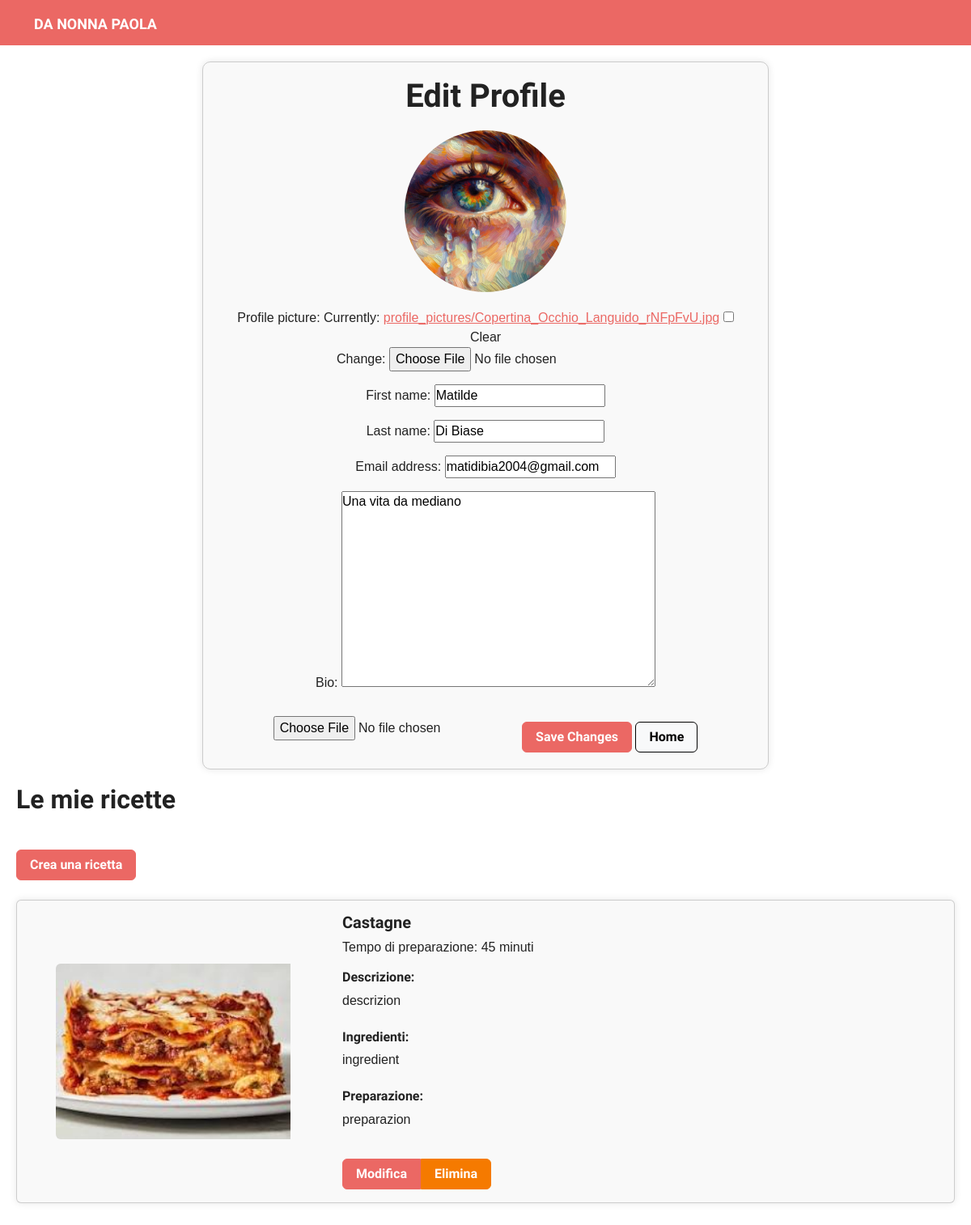
Page /my-profile (signed in) on the committed database.
### pages/models.py (models this page shows, shortened)
class CustomUser(AbstractUser):
    bio = models.TextField(blank=True, null=True)
    profile_picture = models.ImageField(upload_to='profile_pictures/', blank=True, null=True)

class Recipe(models.Model):
    user = models.ForeignKey(settings.AUTH_USER_MODEL, related_name='recipes_created', on_delete=models.CASCADE)
    title = models.CharField(max_length=200)
    slug = models.SlugField(max_length=200, blank=True)
    image = models.ImageField(upload_to='recipes/%Y/%m/%d')
    description = models.TextField("Description")
    ingredients = models.TextField("Ingredients")
    preparation = models.TextField("Preparation")
    preparation_time = models.IntegerField("Preparation Time (minutes)", default=0)
    created = models.DateField(auto_now_add=True, db_index=True)

### pages/views.py (the view)
# urls.py: path("my-profile", views.my_profile, name="my-profile"),
@login_required
def my_profile(request):
    if request.method == 'POST':
        form = UpdateProfileForm(request.POST, request.FILES, instance=request.user)
        if form.is_valid():
            form.save()
            return redirect("my-profile")
    else:
        form = UpdateProfileForm(instance=request.user)
    return render(request, 'pages/my-profile.html', {'form': form})

### pages/forms.py
class UpdateProfileForm(forms.ModelForm):
    class Meta:
        model = CustomUser
        fields = ['profile_picture', 'first_name', 'last_name', 'email', 'bio']
        widgets = {
            'bio': forms.Textarea(attrs={'placeholder': 'Inserisci la tua bio', 'class': 'bio-textarea'}),
        }

### pages/templates/pages/my-profile.html (shortened to what this page needs)
<!DOCTYPE html>
<html lang="en">
<head>
    <link rel="stylesheet" href="https://bootswatch.com/5/journal/bootstrap.min.css">
</head>
<body>
<header>
    <nav class="navbar navbar-expand-lg navbar-dark bg-primary">
        <div class="container">
            <a class="navbar-brand" href="/">DA NONNA PAOLA</a>
        </div>
    </nav>
</header>
<main>
    <div class="profile-page">
        <div class="profile-form">
            <h1>Edit Profile</h1>
            {% load static %}
            {% if request.user.profile_picture %}
                <a href="{{ request.user.profile_picture.url }}" target="_blank">
                    <img id="current-profile-picture" class="profile-picture" src="{{ request.user.profile_picture.url }}" alt="Profile Picture">
                </a>
            {% else %}
                <p>No profile picture uploaded yet.</p>
            {% endif %}
            <form method="POST" autocomplete="off" enctype="multipart/form-data">
                {{ form.as_p }}
                <input id="id_profile_picture" type="file" name="profile_picture">
                <input class="btn btn-primary" type="submit" value="Save Changes">
                <a type="button" class="btn btn-light" href="/">Home</a>
            </form>
        </div>
    </div>
    <div class="recipes-section" style="margin-bottom:30px;">
        <h2 class="mb-4">Le mie ricette</h2>
        <a class="btn btn-primary mb-4" href="{% url 'recipe-creation' %}">Crea una ricetta</a>
        {% if request.user.recipes_created.all %}
            <div class="row row-cols-1 g-4">
                {% for recipe in request.user.recipes_created.all %}
                    <div class="col">
                        <div class="card">
                            <div class="row g-0">
                                <div class="col-md-4" >
                                    <div class="profile-picture-container d-flex justify-content-center align-items-center">
                                        <img src="{{ recipe.image.url }}" class="img-fluid rounded-start recipe-image" alt="{{ recipe.title }}">
                                    </div>
                                </div>
                                <div class="col-md-8">
                                    <div class="card-body">
                                        <h5 class="card-title">{{ recipe.title }}</h5>
                                        <p class="card-text">Tempo di preparazione: {{ recipe.preparation_time }} minuti</p>
                                        <h6>Descrizione:</h6>
                                        <p>{{ recipe.description }}</p>
                                        <h6 class="mt-4">Ingredienti:</h6>
                                        <p>{{ recipe.ingredients }}</p>
                                        <h6 class="mt-4">Preparazione:</h6>
                                        <p>{{ recipe.preparation }}</p>
                                        <div class="btn-group" role="group">
                                            <a class="btn btn-primary" href="{% url 'edit_recipe' recipe.id %}">Modifica</a>
                                            <form method="POST" action="{% url 'delete_recipe' recipe.id %}">
                                                <input class="btn btn-danger" type="submit" value="Elimina" style="border-top-left-radius:0; border-bottom-left-radius:0;">
                                            </form>
                                        </div>
                                    </div>
                                </div>
                            </div>
                        </div>
                    </div>
                {% endfor %}
            </div>
        {% else %}
            <p class="mt-4">Non hai ancora creato nessuna ricetta.</p>
        {% endif %}
    </div>
</main>
</body>
</html>

### pages/templates/pages/my-profile.html (style rules this page uses)
* { margin: 0; padding: 0; box-sizing: border-box; }
html, body { height: 100%; font-family: Arial, sans-serif; }
body { display: flex; flex-direction: column; justify-content: space-between; }
header { width: 100%; }
main { flex: 1; justify-content: center; align-items: center; width: 100%; max-width: 1200px; margin: 0 auto; padding: 0 20px; }
.profile-page { width: 100%; display: flex; justify-content: center; align-items: center; padding: 20px; }
.profile-form { max-width: 700px; width: 100%; padding: 20px 40px; border: 1px solid #ccc; border-radius: 10px; box-shadow: 0 0 10px rgba(0, 0, 0, 0.1); background-color: #f9f9f9; text-align: center; }
.profile-form h1 { margin-bottom: 20px; }
.profile-form .profile-picture { width: 200px; height: 200px; border-radius: 50%; object-fit: cover; margin-bottom: 20px; cursor: pointer; transition: transform 0.3s ease; }
.btn-primary, .btn-danger { margin-top: 20px; }
.btn-light { margin-top: 20px; border: 1px solid black; }
.card { background-color: #f9f9f9; box-shadow: 0 0 10px rgba(0, 0, 0, 0.1); }
.profile-picture-container { height: 100%; display: flex; justify-content: center; margin-top:0px; }
.recipe-image { width: 75%; height: auto; }

### rows in the picture
CustomUser: user.profile_picture (picture), first_name "Matilde", last_name "Di Biase", email "matidibia2004@gmail.com", bio "Una vita da mediano"
Recipe: image (picture), title "Castagne", preparation_time "45", description "descrizion", ingredients "ingredient", preparation "preparazion"
